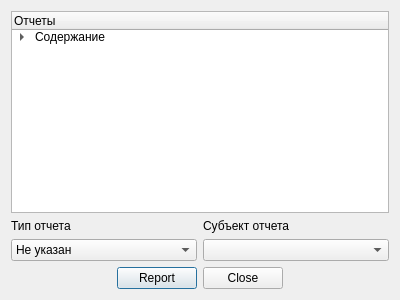
<?xml version="1.0" encoding="UTF-8"?>
<ui version="4.0">
 <class>ReportDialog</class>
 <widget class="QDialog" name="ReportDialog">
  <property name="geometry">
   <rect>
    <x>0</x>
    <y>0</y>
    <width>400</width>
    <height>300</height>
   </rect>
  </property>
  <property name="windowTitle">
   <string>Reports</string>
  </property>
  <layout class="QVBoxLayout" name="verticalLayout">
   <item>
    <widget class="QTreeWidget" name="treeWidget">
     <column>
      <property name="text">
       <string>Отчеты</string>
      </property>
     </column>
     <item>
      <property name="text">
       <string>Содержание</string>
      </property>
      <item>
       <property name="text">
        <string>Щелочногидролизуемого азота</string>
       </property>
      </item>
      <item>
       <property name="text">
        <string>Подвижного фосфора</string>
       </property>
      </item>
      <item>
       <property name="text">
        <string>Обменного калия</string>
       </property>
      </item>
      <item>
       <property name="text">
        <string>Подвижной серы</string>
       </property>
      </item>
      <item>
       <property name="text">
        <string>Органического вещества</string>
       </property>
      </item>
      <item>
       <property name="text">
        <string>Кислотность-щелочность</string>
       </property>
      </item>
      <item>
       <property name="text">
        <string>Обменного кальция</string>
       </property>
      </item>
      <item>
       <property name="text">
        <string>Обменного магния</string>
       </property>
      </item>
      <item>
       <property name="text">
        <string>Цинка</string>
       </property>
      </item>
      <item>
       <property name="text">
        <string>Меди</string>
       </property>
      </item>
      <item>
       <property name="text">
        <string>Молибдена</string>
       </property>
      </item>
      <item>
       <property name="text">
        <string>Бора</string>
       </property>
      </item>
      <item>
       <property name="text">
        <string>Гранулометрический состав</string>
       </property>
      </item>
      <item>
       <property name="text">
        <string>РЕКО</string>
       </property>
      </item>
      <item>
       <property name="text">
        <string>Кадмия</string>
       </property>
      </item>
      <item>
       <property name="text">
        <string>Свинца</string>
       </property>
      </item>
      <item>
       <property name="text">
        <string>Ртути</string>
       </property>
      </item>
      <item>
       <property name="text">
        <string>Мышьяка</string>
       </property>
      </item>
     </item>
    </widget>
   </item>
   <item>
    <layout class="QGridLayout" name="gridLayout">
     <item row="0" column="0">
      <widget class="QLabel" name="label">
       <property name="text">
        <string>Тип отчета</string>
       </property>
      </widget>
     </item>
     <item row="0" column="1">
      <widget class="QLabel" name="label_2">
       <property name="text">
        <string>Субъект отчета</string>
       </property>
      </widget>
     </item>
     <item row="1" column="0">
      <widget class="QComboBox" name="tipCombo">
       <item>
        <property name="text">
         <string>Не указан</string>
        </property>
       </item>
       <item>
        <property name="text">
         <string>СМО</string>
        </property>
       </item>
       <item>
        <property name="text">
         <string>Район</string>
        </property>
       </item>
      </widget>
     </item>
     <item row="1" column="1">
      <widget class="QComboBox" name="subjCombo"/>
     </item>
    </layout>
   </item>
   <item>
    <layout class="QHBoxLayout" name="horizontalLayout">
     <item>
      <spacer name="horizontalSpacer">
       <property name="orientation">
        <enum>Qt::Horizontal</enum>
       </property>
       <property name="sizeHint" stdset="0">
        <size>
         <width>40</width>
         <height>20</height>
        </size>
       </property>
      </spacer>
     </item>
     <item>
      <widget class="QPushButton" name="pushButton">
       <property name="text">
        <string>Report</string>
       </property>
      </widget>
     </item>
     <item>
      <widget class="QPushButton" name="closeButton">
       <property name="text">
        <string>Close</string>
       </property>
      </widget>
     </item>
     <item>
      <spacer name="horizontalSpacer_2">
       <property name="orientation">
        <enum>Qt::Horizontal</enum>
       </property>
       <property name="sizeHint" stdset="0">
        <size>
         <width>40</width>
         <height>20</height>
        </size>
       </property>
      </spacer>
     </item>
    </layout>
   </item>
  </layout>
 </widget>
 <resources/>
 <connections/>
</ui>
